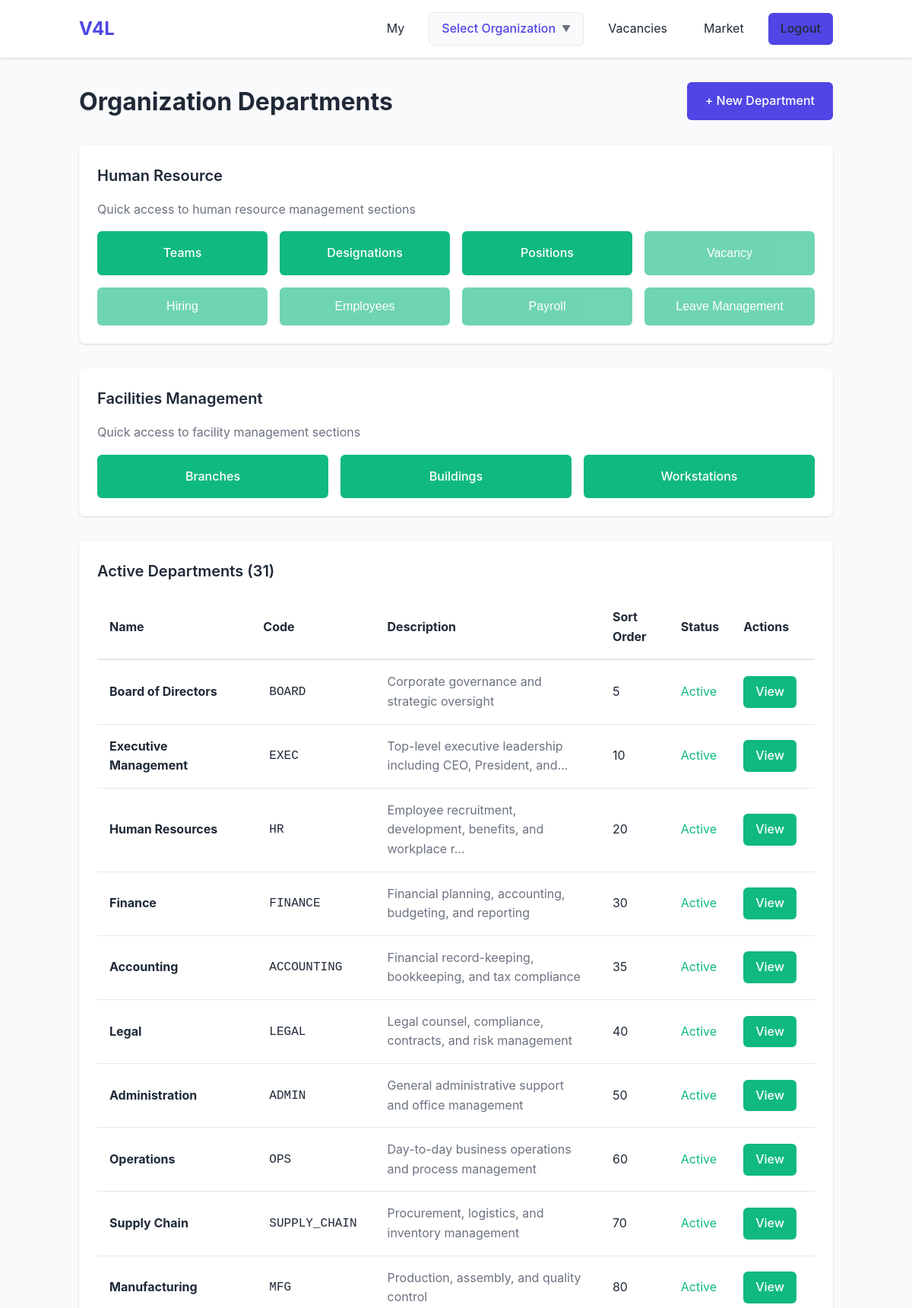
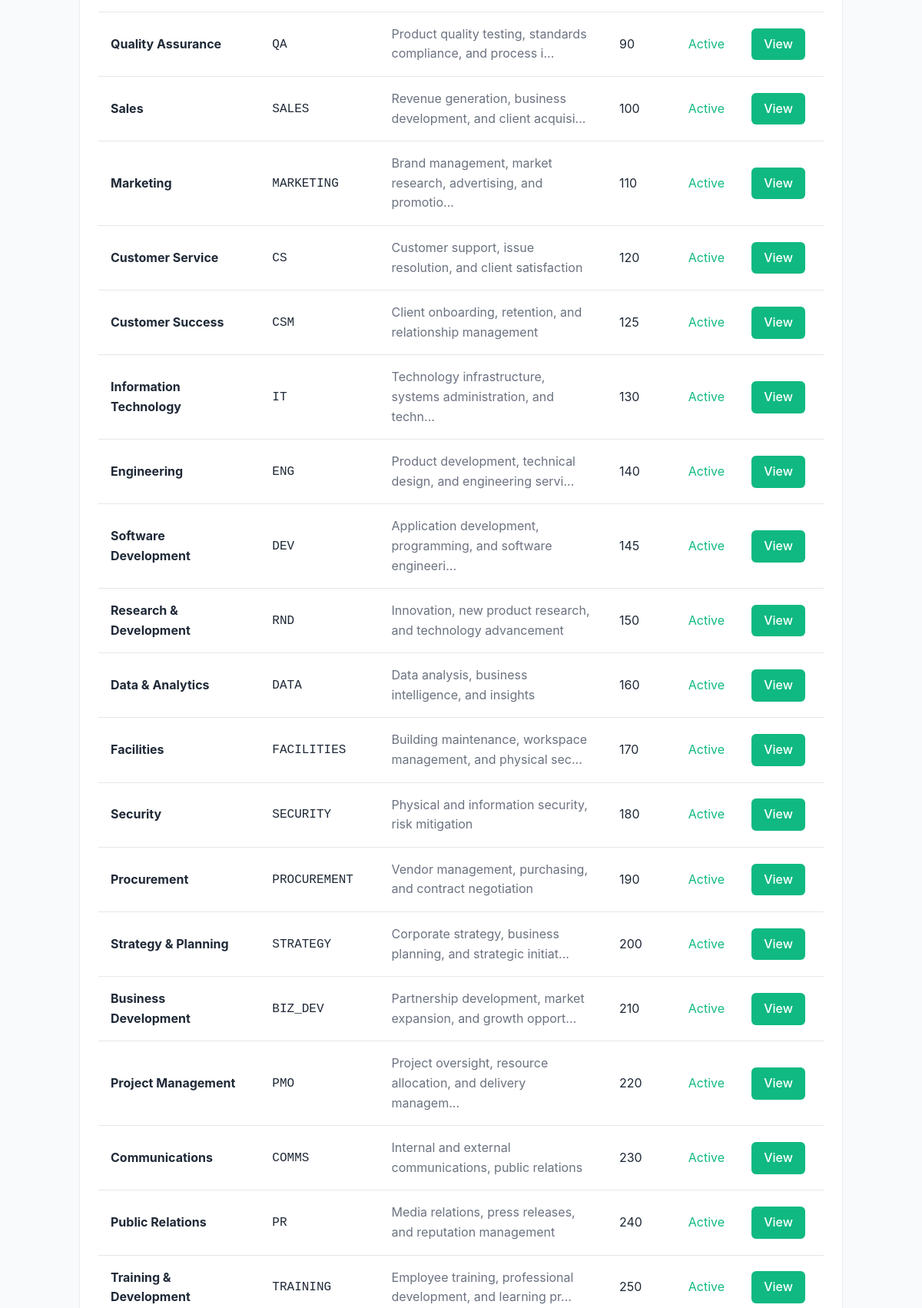
/public/organizations/departments/index.php (signed in, upper part), run on the app's committed database (2 pictures, top to bottom).
### tables this page shows
CREATE TABLE organization_departments (
    id TEXT PRIMARY KEY,
    name TEXT NOT NULL,
    code TEXT UNIQUE NOT NULL,
    description TEXT,
    parent_department_id TEXT,
    organization_id TEXT,
    is_active INTEGER DEFAULT 1,
    sort_order INTEGER DEFAULT 0,
    created_by TEXT,
    created_at TEXT DEFAULT CURRENT_TIMESTAMP,
    updated_by TEXT,
    updated_at TEXT,
    deleted_by TEXT,
    deleted_at TEXT,
    FOREIGN KEY (organization_id) REFERENCES organizations(id) ON DELETE CASCADE,
    FOREIGN KEY (parent_department_id) REFERENCES organization_departments(id) ON DELETE SET NULL,
    FOREIGN KEY (created_by) REFERENCES users(id) ON DELETE SET NULL
);

### src/classes/OrganizationDepartmentRepository.php (called while the page is built, shortened)
<?php
class OrganizationDepartmentRepository {
    private $db;
    private $tableName = 'organization_departments';
    public function __construct() {
        $this->db = Database::getInstance();
    }
    public function findAll($limit = 100, $offset = 0) {
        if ($this->db->getDriver() === 'sqlite') {
            $pdo = $this->db->getPdo();
            $stmt = $pdo->prepare("SELECT * FROM {$this->tableName}
                                   WHERE deleted_at IS NULL AND is_active = 1
                                   ORDER BY sort_order ASC, name ASC
                                   LIMIT ? OFFSET ?");
            $stmt->execute([$limit, $offset]);
            $data = $stmt->fetchAll();
            $departments = [];
            foreach ($data as $deptData) {
                $departments[] = new OrganizationDepartment($deptData);
            }
            return $departments;
        }
        return [];
    }
}

### src/includes/autoload.php (called while the page is built, shortened)
<?php
spl_autoload_register(function ($class) {
    $prefix = 'App\\';
    $base_dir = __DIR__ . '/../';
    $len = strlen($prefix);
    $relative_class = substr($class, $len);
    $file = $base_dir . str_replace('\\', '/', $relative_class) . '.php';
});

### src/classes/OrganizationDepartment.php (called while the page is built, shortened)
<?php
class OrganizationDepartment {
    private $id;
    private $name;
    private $code;
    private $description;
    private $is_active;
    private $sort_order;
    public function hydrate($data) {
        if (isset($data['id'])) $this->id = $data['id'];
        if (isset($data['name'])) $this->name = $data['name'];
        if (isset($data['code'])) $this->code = $data['code'];
        if (isset($data['description'])) $this->description = $data['description'];
        if (isset($data['is_active'])) $this->is_active = $data['is_active'];
        if (isset($data['sort_order'])) $this->sort_order = $data['sort_order'];
    }
    public function getId() {
        return $this->id;
    }
    public function getName() {
        return $this->name;
    }
    public function getCode() {
        return $this->code;
    }
    public function getDescription() {
        return $this->description;
    }
    public function getIsActive() {
        return $this->is_active;
    }
    public function getSortOrder() {
        return $this->sort_order;
    }
}

### public/organizations/departments/index.php (the view, shortened to what this page needs)
<?php
require_once __DIR__ . '/../../../src/includes/autoload.php';
$deptRepo = new OrganizationDepartmentRepository();
$departments = $deptRepo->findAll();
include __DIR__ . '/../../../views/header.php';
?>
<div class="py-4">
    <div style="display: flex; justify-content: space-between; align-items: center; margin-bottom: 2rem;">
        <h1>Organization Departments</h1>
        <a href="/organizations/departments/form/" class="btn btn-primary">+ New Department</a>
    </div>
    <div class="card" style="margin-bottom: 2rem;">
        <h2 class="card-title">Human Resource</h2>
        <p class="text-muted" style="margin-bottom: 1rem;">Quick access to human resource management sections</p>
        <div style="display: grid; grid-template-columns: repeat(auto-fit, minmax(200px, 1fr)); gap: 1rem;">
            <a href="/organizations/departments/human_resource/teams/" class="btn btn-secondary" style="padding: 1rem; text-align: center;">
                Teams
            </a>
            <a href="/organizations/departments/human_resource/designations/" class="btn btn-secondary" style="padding: 1rem; text-align: center;">
                Designations
            </a>
            <a href="/organizations/departments/human_resource/positions/" class="btn btn-secondary" style="padding: 1rem; text-align: center;">
                Positions
            </a>
            <button class="btn btn-secondary" style="padding: 1rem; opacity: 0.6;" disabled title="Coming soon">
                Vacancy
            </button>
            <button class="btn btn-secondary" style="padding: 1rem; opacity: 0.6;" disabled title="Coming soon">
                Hiring
            </button>
            <button class="btn btn-secondary" style="padding: 1rem; opacity: 0.6;" disabled title="Coming soon">
                Employees
            </button>
            <button class="btn btn-secondary" style="padding: 1rem; opacity: 0.6;" disabled title="Coming soon">
                Payroll
            </button>
            <button class="btn btn-secondary" style="padding: 1rem; opacity: 0.6;" disabled title="Coming soon">
                Leave Management
            </button>
        </div>
    </div>
    <div class="card" style="margin-bottom: 2rem;">
        <h2 class="card-title">Facilities Management</h2>
        <p class="text-muted" style="margin-bottom: 1rem;">Quick access to facility management sections</p>
        <div style="display: grid; grid-template-columns: repeat(auto-fit, minmax(200px, 1fr)); gap: 1rem;">
            <a href="/organizations/departments/facilities/branches/" class="btn btn-secondary" style="padding: 1rem; text-align: center;">
                Branches
            </a>
            <a href="/organizations/departments/facilities/branches/buildings" class="btn btn-secondary" style="padding: 1rem; text-align: center;">
                Buildings
            </a>
            <a href="/organizations/departments/facilities/branches/buildings/workstations" class="btn btn-secondary" style="padding: 1rem; text-align: center;">
                Workstations
            </a>
        </div>
    </div>
    <div class="card">
        <h2 class="card-title">Active Departments (<?php echo count($departments); ?>)</h2>
        <?php if (empty($departments)): ?>
            <div style="text-align: center; padding: 3rem 1rem;">
                <p class="text-muted" style="font-size: 1.2rem; margin-bottom: 1rem;">No Departments Yet</p>
                <p class="text-muted" style="margin-bottom: 2rem;">Create standard department categories for your organizations.</p>
                <a href="/organizations/departments/form/" class="btn btn-primary">Create Your First Department</a>
            </div>
        <?php else: ?>
            <div style="overflow-x: auto;">
                <table style="width: 100%; border-collapse: collapse;">
                    <thead>
                        <tr style="border-bottom: 2px solid var(--border-color); text-align: left;">
                            <th style="padding: 1rem;">Name</th>
                            <th style="padding: 1rem;">Code</th>
                            <th style="padding: 1rem;">Description</th>
                            <th style="padding: 1rem;">Sort Order</th>
                            <th style="padding: 1rem;">Status</th>
                            <th style="padding: 1rem;">Actions</th>
                        </tr>
                    </thead>
                    <tbody>
                        <?php foreach ($departments as $dept): ?>
                            <tr style="border-bottom: 1px solid var(--border-color);">
                                <td style="padding: 1rem;">
                                    <strong><?php echo htmlspecialchars($dept->getName()); ?></strong>
                                </td>
                                <td style="padding: 1rem;">
                                    <code style="background: var(--bg-light); padding: 0.25rem 0.5rem; border-radius: 4px;">
                                        <?php echo htmlspecialchars($dept->getCode()); ?>
                                    </code>
                                </td>
                                <td style="padding: 1rem;">
                                    <?php if ($dept->getDescription()): ?>
                                        <span class="text-muted"><?php echo htmlspecialchars(substr($dept->getDescription(), 0, 60)); ?><?php echo strlen($dept->getDescription()) > 60 ? '...' : ''; ?></span>
                                    <?php else: ?>
                                        <span class="text-muted">-</span>
                                    <?php endif; ?>
                                </td>
                                <td style="padding: 1rem;">
                                    <?php echo $dept->getSortOrder(); ?>
                                </td>
                                <td style="padding: 1rem;">
                                    <?php if ($dept->getIsActive()): ?>
                                        <span style="color: var(--secondary-color);">Active</span>
                                    <?php else: ?>
                                        <span style="color: var(--text-light);">Inactive</span>
                                    <?php endif; ?>
                                </td>
                                <td style="padding: 1rem; white-space: nowrap;">
                                    <a href="/organizations/departments/view/?id=<?php echo $dept->getId(); ?>" class="btn btn-secondary" style="padding: 0.5rem 1rem; margin-right: 0.5rem;">View</a>
                                </td>
                            </tr>
                        <?php endforeach; ?>
                    </tbody>
                </table>
            </div>
        <?php endif; ?>
    </div>
</div>
<?php include __DIR__ . '/../../../views/footer.php'; ?>

### public/css/style.css (style rules this page uses)
* { margin: 0; padding: 0; box-sizing: border-box; }
:root { --primary-color: #4F46E5; --primary-dark: #4338CA; --secondary-color: #10B981; --danger-color: #EF4444; --warning-color: #F59E0B; --text-color: #1F2937; --text-light: #6B7280; --bg-color: #F9FAFB; --white: #FFFFFF; --border-color: #E5E7EB; --shadow: 0 1px 3px 0 rgba(0, 0, 0, 0.1), 0 1px 2px 0 rgba(0, 0, 0, 0.06); --shadow-md: 0 4px 6px -1px rgba(0, 0, 0, 0.1), 0 2px 4px -1px rgba(0, 0, 0, 0.06); --shadow-lg: 0 10px 15px -3px rgba(0, 0, 0, 0.1), 0 4px 6px -2px rgba(0, 0, 0, 0.05); }
body { font-family: -apple-system, BlinkMacSystemFont, 'Segoe UI', Roboto, 'Helvetica Neue', Arial, sans-serif; color: var(--text-color); background-color: var(--bg-color); line-height: 1.6; font-size: 16px; }
.btn { display: inline-block; padding: 0.75rem 1.5rem; border: none; border-radius: 0.375rem; font-size: 1rem; font-weight: 500; text-align: center; cursor: pointer; transition: all 0.2s; text-decoration: none; }
.btn-primary { background-color: var(--primary-color); color: var(--white); }
.btn-secondary { background-color: var(--secondary-color); color: var(--white); }
.btn:disabled { opacity: 0.5; cursor: not-allowed; }
.card { background-color: var(--white); border-radius: 0.5rem; box-shadow: var(--shadow); padding: 1.5rem; margin-bottom: 1.5rem; }
.card-title { font-size: 1.25rem; font-weight: 600; margin-bottom: 1rem; }
.py-4 { padding-top: 2rem; padding-bottom: 2rem; }
.text-muted { color: var(--text-light); }

### data on the page
organization_departments: name "Board of Directors", code "BOARD", description "Corporate governance and strategic oversight", sort_order "5", is_active "Active"
organization_departments: name "Executive Management", code "EXEC", description "Top-level executive leadership including CEO, President, and", sort_order "10", is_active "Active"
organization_departments: name "Human Resources", code "HR", description "Employee recruitment, development, benefits, and workplace r", sort_order "20", is_active "Active"
organization_departments: name "Finance", code "FINANCE", description "Financial planning, accounting, budgeting, and reporting", sort_order "30", is_active "Active"
organization_departments: name "Accounting", code "ACCOUNTING", description "Financial record-keeping, bookkeeping, and tax compliance", sort_order "35", is_active "Active"
organization_departments: name "Legal", code "LEGAL", description "Legal counsel, compliance, contracts, and risk management", sort_order "40", is_active "Active"
organization_departments: name "Administration", code "ADMIN", description "General administrative support and office management", sort_order "50", is_active "Active"
organization_departments: name "Operations", code "OPS", description "Day-to-day business operations and process management", sort_order "60", is_active "Active"
organization_departments: name "Supply Chain", code "SUPPLY_CHAIN", description "Procurement, logistics, and inventory management", sort_order "70", is_active "Active"
organization_departments: name "Manufacturing", code "MFG", description "Production, assembly, and quality control", sort_order "80", is_active "Active"
organization_departments: name "Quality Assurance", code "QA", description "Product quality testing, standards compliance, and process i", sort_order "90", is_active "Active"
organization_departments: name "Sales", code "SALES", description "Revenue generation, business development, and client acquisi", sort_order "100", is_active "Active"
organization_departments: name "Marketing", code "MARKETING", description "Brand management, market research, advertising, and promotio", sort_order "110", is_active "Active"
organization_departments: name "Customer Service", code "CS", description "Customer support, issue resolution, and client satisfaction", sort_order "120", is_active "Active"
organization_departments: name "Customer Success", code "CSM", description "Client onboarding, retention, and relationship management", sort_order "125", is_active "Active"
organization_departments: name "Information Technology", code "IT", description "Technology infrastructure, systems administration, and techn", sort_order "130", is_active "Active"
organization_departments: name "Engineering", code "ENG", description "Product development, technical design, and engineering servi", sort_order "140", is_active "Active"
organization_departments: name "Software Development", code "DEV", description "Application development, programming, and software engineeri", sort_order "145", is_active "Active"
organization_departments: name "Research & Development", code "RND", description "Innovation, new product research, and technology advancement", sort_order "150", is_active "Active"
organization_departments: name "Data & Analytics", code "DATA", description "Data analysis, business intelligence, and insights", sort_order "160", is_active "Active"
organization_departments: name "Facilities", code "FACILITIES", description "Building maintenance, workspace management, and physical sec", sort_order "170", is_active "Active"
organization_departments: name "Security", code "SECURITY", description "Physical and information security, risk mitigation", sort_order "180", is_active "Active"
organization_departments: name "Procurement", code "PROCUREMENT", description "Vendor management, purchasing, and contract negotiation", sort_order "190", is_active "Active"
organization_departments: name "Strategy & Planning", code "STRATEGY", description "Corporate strategy, business planning, and strategic initiat", sort_order "200", is_active "Active"
organization_departments: name "Business Development", code "BIZ_DEV", description "Partnership development, market expansion, and growth opport", sort_order "210", is_active "Active"
organization_departments: name "Project Management", code "PMO", description "Project oversight, resource allocation, and delivery managem", sort_order "220", is_active "Active"
organization_departments: name "Communications", code "COMMS", description "Internal and external communications, public relations", sort_order "230", is_active "Active"
organization_departments: name "Public Relations", code "PR", description "Media relations, press releases, and reputation management", sort_order "240", is_active "Active"
organization_departments: name "Training & Development", code "TRAINING", description "Employee training, professional development, and learning pr", sort_order "250", is_active "Active"

### other printed values
count($departments) "31"
